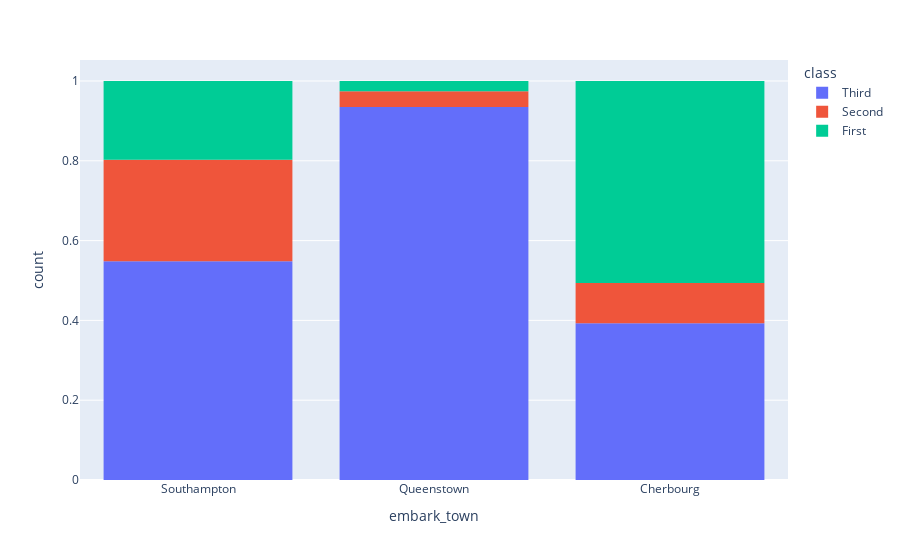

The cell this chart's notebook holds for it:
### Code cell
px.histogram(df, x='embark_town', 
             histnorm='density', 
             color='class', 
             barnorm='fraction', 
             category_orders={'class': ['Third', 'Second', 'First']})

### Figure 1 — Plotly figure (JSON) as saved in the notebook; plotly's stock layout.template omitted (floating-point values rounded to 4 significant figures; data arrays with more than 128 entries replaced by an {"elided": "..."} marker saying what was removed)
{"data": [{"alignmentgroup": "True", "bingroup": "x", "histnorm": "density", "hovertemplate": "class=Third<br>embark_town=%{x}<br>count=%{y}<extra></extra>", "legendgroup": "Third", "marker": {"color": "#636efa"}, "name": "Third", "offsetgroup": "Third", "orientation": "v", "showlegend": true, "type": "histogram", "x": {"elided": "491 str values"}, "xaxis": "x", "yaxis": "y"}, {"alignmentgroup": "True", "bingroup": "x", "histnorm": "density", "hovertemplate": "class=Second<br>embark_town=%{x}<br>count=%{y}<extra></extra>", "legendgroup": "Second", "marker": {"color": "#EF553B"}, "name": "Second", "offsetgroup": "Second", "orientation": "v", "showlegend": true, "type": "histogram", "x": {"elided": "184 str values"}, "xaxis": "x", "yaxis": "y"}, {"alignmentgroup": "True", "bingroup": "x", "histnorm": "density", "hovertemplate": "class=First<br>embark_town=%{x}<br>count=%{y}<extra></extra>", "legendgroup": "First", "marker": {"color": "#00cc96"}, "name": "First", "offsetgroup": "First", "orientation": "v", "showlegend": true, "type": "histogram", "x": {"elided": "216 str values"}, "xaxis": "x", "yaxis": "y"}], "layout": {"barmode": "relative", "barnorm": "fraction", "legend": {"title": {"text": "class"}, "tracegroupgap": 0}, "margin": {"t": 60}, "xaxis": {"anchor": "y", "domain": [0, 1], "title": {"text": "embark_town"}}, "yaxis": {"anchor": "x", "domain": [0, 1], "title": {"text": "count"}}}}
